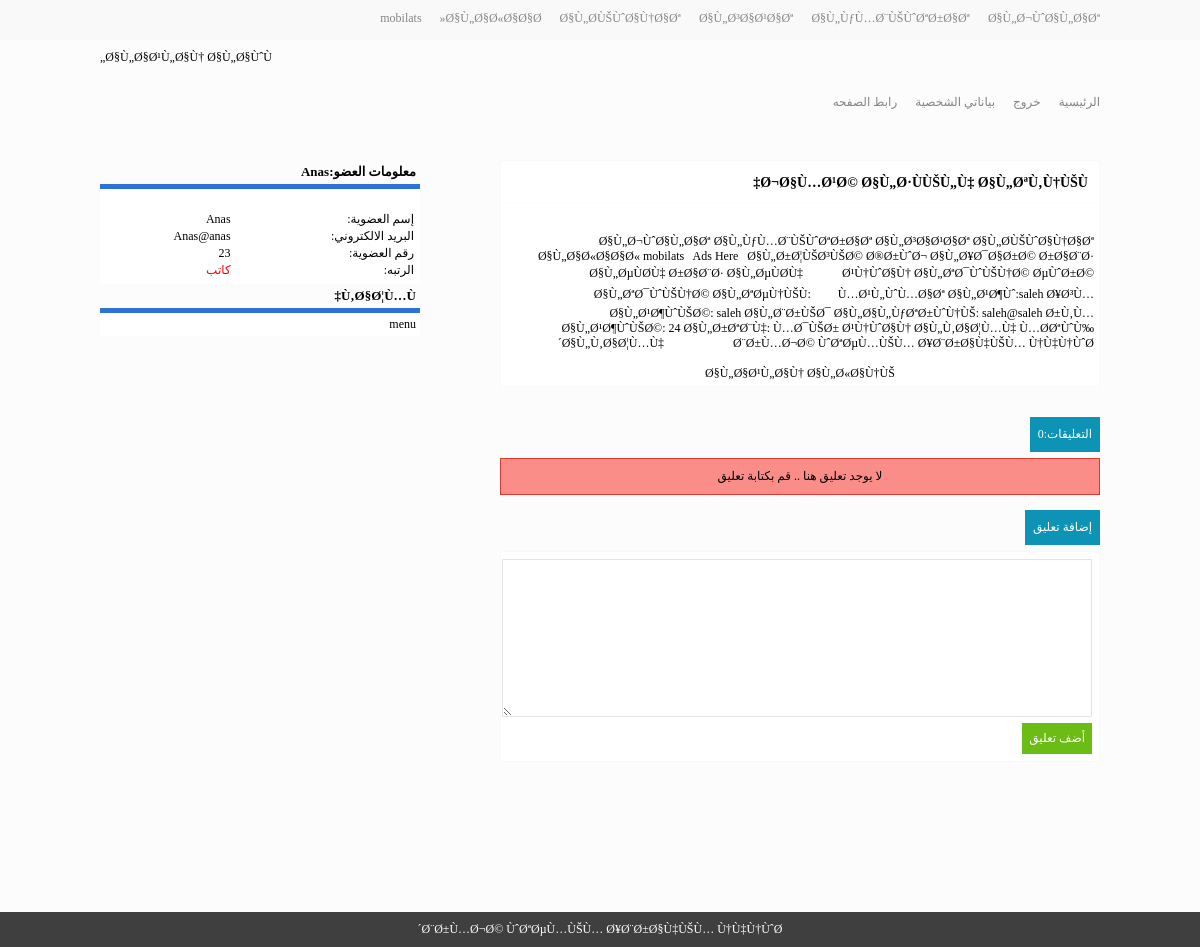
The page /topics.php?id=28 (signed in) on the database its author committed.
### tables this page shows
CREATE TABLE `category` (
  `c_id` int(11) NOT NULL auto_increment,
  `c_title` varchar(255) NOT NULL,
  PRIMARY KEY  (`c_id`)
);

CREATE TABLE `ads` (
  `active1` int(11) NOT NULL,
  `active2` int(11) NOT NULL,
  `code1` text NOT NULL,
  `code2` text NOT NULL
);

CREATE TABLE `posts` (
  `p_id` int(11) NOT NULL auto_increment,
  `p_title` varchar(255) NOT NULL,
  `p_sub` longtext NOT NULL,
  `p_time` varchar(255) NOT NULL,
  `p_pic` varchar(255) NOT NULL,
  `p_user` varchar(255) NOT NULL,
  `category` varchar(255) NOT NULL,
  PRIMARY KEY  (`p_id`)
);

CREATE TABLE `block` (
  `id` int(11) NOT NULL auto_increment,
  `name` varchar(255) NOT NULL,
  `content` text NOT NULL,
  `ord` int(11) NOT NULL,
  PRIMARY KEY  (`id`)
);

### topics.php (the view, shortened to what this page needs)
<?php
include "files/header.php";
$id = intval($_GET['id']);
$SelectTopic = mysql_query("SELECT * FROM posts WHERE p_id = '$id'");
$FetchTopic = mysql_fetch_assoc($SelectTopic);
if(mysql_num_rows($SelectTopic) > 0){
echo '
<div style="background:#fff;border:1px solid #F9F9F9;padding:5px;border-radius:2px;">
<div style="padding:6px;border-bottom:1px solid #FCFCFC;margin-bottom:6px;"><h3>'.$FetchTopic['p_title'].'</h3></div>
<div style="margin-bottom:10px;"><img style="max-width:600px;" src="'.$FetchTopic['p_pic'].'" alt="" /></div>
<div style="">
<p>'.$FetchTopic['p_sub'].'</p>
</div><br />
<center>
';
if($FetchAdss['active2'] == 0){
	echo $FetchAds['code2'];
}
echo'
</center>
</div><br /> <br />
';
$SelectCm = mysql_query("SELECT * FROM comments WHERE post ='$id' AND cm_active = '0' ");
echo'
 <div style="margin-bottom:6px;background:#0c93b5;padding:10px 8px;color:#fff;font-size:12px;display:inline-block;">التعليقات:'.mysql_num_rows($SelectCm).'</div>
 ';
 if(mysql_num_rows($SelectCm) > 0){
 echo'
 <div style="background:#fff;border:1px solid #F9F9F9;padding:5px;border-radius:2px;">
</div>
<table width="100%" border="0">
';
while($FetchCm = mysql_fetch_assoc($SelectCm)){
	$SelectUserCm = mysql_query("SELECT * FROM user WHERE u_id = '".$FetchCm['user']."' ")or die(mysql_error());
	$FetchUserCm = mysql_fetch_assoc($SelectUserCm) or die(mysql_error());
echo'
<tr>
		<td style="border-bottom:1px dotted #F9F9F9;padding:5px;background:#fafafa;">'.$FetchUserCm['u_name'].'
<div style="float:left;"><img src="'.$FetchUserCm['u_img'].'" width="30" height="30" alt="" /></div>
		</td>
</tr>
<tr>
		<td style="border-bottom:1px dotted #F9F9F9;padding:5px;">'.$FetchCm['comments'].'</td>
</tr>';
}
echo'
</table>
<br />
 ';}else{
	echo'<div class="error">لا يوجد تعليق هنا .. قم بكتابة تعليق</div><br />';
}
if(ulv>0){
 echo'
 <form action="topics.php?id='.$id.'" method="POST">
 <div style="margin-bottom:6px;background:#0c93b5;padding:10px 8px;color:#fff;font-size:12px;display:inline-block;">إضافة تعليق</div>
 <div style="background:#fff;border:1px solid #F9F9F9;padding:5px;border-radius:2px;">
 <table width="100%" border="0">
 <tr>
 <td><textarea name ="comments" style="width:99%;height:140px;"></textarea></td>
 </tr>
  <tr>
 <td><input class="bluebox" name="addcm" type="submit" value="أضف تعليق" /></td>
 </tr>
 </table>
 </div>
 </form>';
}else{
	echo'<div style="text-align:center;border:1px solid #2c92ab;background:#92dff2;padding:10px;color:#0f7b96:font:12px tahoma;">عزيزي الزائر .. ! للتعليق على المنشور يتوجب عليك على التسيل في الموقع أولاً..</div>';
}
}else{
	echo'<div class="error"> لا تملك صلاحية الدخول إلى هذا الرابط</div>';
}
include "files/block.php";
include "files/footer.php";
 ?>

### files/header.php (shortened to what this page needs)
<?php include "include/functions.php";
$selectads = mysql_query("SELECT * FROM ads");
$FetchAds = mysql_fetch_assoc($selectads);
?>
<!DOCTYPE html>
<html>
<head>
<link rel="stylesheet" href="css/style.css" type="text/css">
</head>
<body>
<div class="header_b">
<div class="navtop">
<div class="container">
<ul>
<?php
$selectcat =mysql_query("SELECT * FROM category");
while($fetchcategory = mysql_fetch_assoc($selectcat)){
	echo'<li><a href="category.php?id='.$fetchcategory['c_id'].'">'.$fetchcategory['c_title'].'</a></li>';
}
?>
</ul><div class="clear"></div>
</div>
</div>
<div class="head container">
<div class="ads">
<?
if($FetchAds['active1'] == 0){
	echo $FetchAds['code1'];
}
?>
</div>
</div>
<div class="navbar">
<div class="container">
<ul>
<li><a href="index.php">الرئيسية</a></li>
<?php
if(login != 1){
	echo'<li><a href="register.php">التسجيل</a></li>';
}else{
	echo'<li><a href="logout.php">خروج</a></li>';
}
	if(ulv >0){
		echo'<li><a href="profile.php?type=edit">بياناتي الشخصية</a></li>';
	}
?>
<li><a href="#">رابط الصفحه</a></li>
</ul><div class="clear"></div>
</div>
</div>
</div>
<br /><br />
<div class="container">
<div style="float:right;width:600px;">

### files/block.php (shortened to what this page needs)
</div>
<div class="blockl">
<?php
if(login == 1){
	echo'<div class="titleblock"><h3>معلومات العضو:'.uname.'</h3></div>
<div class="contentblock">
<table width="100%" border="0">
<tr>
<td colspan="2" align="center"><img src="'.u_img.'" alt="" width="100" /></td>
</tr>
<tr>
<td>إسم العضوية:</td>
<td>'.uname.'</td>
</tr>
<tr>
<td>البريد الالكتروني:</td>
<td>'.uemail.'</td>
</tr>
<tr>
<td>رقم العضوية:</td>
<td>'.uid.'</td>
</tr>
<tr>
<td>الرتبه:</td>
<td>';
if(ulv == 1){echo"<font color='red'>عضو</font>";}
elseif(ulv == 2){echo"<font color='red'>كاتب</font>";}
elseif(ulv == 3){echo"<font color='red'>مدير</font>";}
echo
'</td>
</tr>
</table>
</div>';
}
$SelectBlock = mysql_query("SELECT * FROM block ORDER BY ord ASC") or die(mysql_error());
while($FetchBlock = mysql_fetch_assoc($SelectBlock)){
echo'
<div class="titleblock"><h3>'.$FetchBlock['name'].'</h3></div>
<div class="contentblock">
'.$FetchBlock['content'].'
</div>';
}
?>
</div>

### css/style.css (style rules this page uses)
* { margin:0;padding:0; }
body { background:#FCFCFC; font:12px tahoma; direction:rtl; }
.container { width:1000px;margin:auto; }
.navtop { background:#F9F9F9;height:40px; border-bottom:1px soild #F0F0F0; }
.navtop ul { list-style:none;padding:0; }
.navtop ul li { float:right; margin-left:18px; line-height:36px; }
.navtop ul li a { text-decoration:none;color:#858585; }
.head { padding:10px; }
.ads { float:left; }
.navbar ul { list-style:none;padding:0; }
.navbar ul li { float:right; margin-left:18px; line-height:55px; }
.navbar ul li a { text-decoration:none;color:#858585; }
.blockl { float:left; width:320px; }
.titleblock h3 { font-family:tahoma;font-size:13px;border-bottom:5px solid #2E72D8;padding:4px; }
.contentblock { background:#fff;padding:4px; }
.error { background:#fa8d88;border:1px solid #d83c35;color:c6160f;padding:10px;text-align:center; }
input[type=text],textarea { border:1px solid #E9E4E4;padding:8px 5px; }
input[type=submit] { border:0;background:#6bbc14;color:#fff;font:12px tahoma;padding:8px 7px; }
.bluebox { border:1px solid #2c92ab;background:#92dff2;padding:10px;color:#0f7b96:font:12px tahoma; }

### rows shown on the page
category: c_title "Ø§Ù„Ø¬ÙˆØ§Ù„Ø§Øª"
category: c_title "Ø§Ù„ÙƒÙ…Ø¨ÙŠÙˆØªØ±Ø§Øª"
category: c_title "Ø§Ù„Ø³Ø§Ø¹Ø§Øª"
category: c_title "Ø§Ù„Ø­ÙŠÙˆØ§Ù†Ø§Øª"
category: c_title "Ø§Ù„Ø§Ø«Ø§Ø§Ø«"
category: c_title "mobilats"
ads: code1 "Ø§Ù„Ø§Ø¹Ù„Ø§Ù† Ø§Ù„Ø§ÙˆÙ„", code2 "Ø§Ù„Ø§Ø¹Ù„Ø§Ù† Ø§Ù„Ø«Ø§Ù†ÙŠ"
posts: p_title "Ø¬Ø§Ù…Ø¹Ø© Ø§Ù„Ø·ÙÙŠÙ„Ù‡ Ø§Ù„ØªÙ‚Ù†ÙŠÙ‡", p_sub "Ø§Ù„Ø¬ÙˆØ§Ù„Ø§Øª Ø§Ù„ÙƒÙ…Ø¨ÙŠÙˆØªØ±Ø§Øª Ø§Ù„Ø³Ø§Ø¹Ø§Øª Ø§Ù„Ø­ÙŠÙˆØ§Ù†Ø§Øª Ø§Ù„Ø§Ø«Ø§Ø§Ø« mobilats Ads Here Ø§Ù„Ø±Ø¦ÙŠØ³ÙŠØ© Ø®Ø±ÙˆØ¬ Ø§Ù„Ø¥Ø¯Ø§Ø±Ø© Ø±Ø§Ø¨Ø· Ø§Ù„ØµÙØ­Ù‡ Ø±Ø§Ø¨Ø· Ø§Ù„ØµÙØ­Ù‡ Ø¹Ù†ÙˆØ§Ù† Ø§Ù„ØªØ¯ÙˆÙŠÙ†Ø© ØµÙˆØ±Ø© Ø§Ù„ØªØ¯ÙˆÙŠÙ†Ø© Ø§Ù„ØªØµÙ†ÙŠÙ: Ù…Ø¹Ù„ÙˆÙ…Ø§Øª Ø§Ù„Ø¹Ø¶Ùˆ:saleh Ø¥Ø³Ù… Ø§Ù„Ø¹Ø¶ÙˆÙŠØ©: saleh Ø§Ù„Ø¨Ø±ÙŠØ¯ Ø§Ù„Ø§Ù„ÙƒØªØ±ÙˆÙ†ÙŠ: saleh@saleh Ø±Ù‚Ù… Ø§Ù„Ø¹Ø¶ÙˆÙŠØ©: 24 Ø§Ù„Ø±ØªØ¨Ù‡: Ù…Ø¯ÙŠØ± Ø¹Ù†ÙˆØ§Ù† Ø§Ù„Ù‚Ø§Ø¦Ù…Ù‡ Ù…Ø­ØªÙˆÙ‰ Ø§Ù„Ù‚Ø§Ø¦Ù…Ù‡ Ø¨Ø±Ù…Ø¬Ø© ÙˆØªØµÙ…ÙŠÙ… Ø¥Ø¨Ø±Ø§Ù‡ÙŠÙ… Ù†Ù‡Ù†ÙˆØ´"
block: name "Ù‚Ø§Ø¦Ù…Ù‡", content "menu"

### other values the page prints
mysql_num_rows($SelectCm) "0"
uname "Anas"
uemail "Anas@anas"
uid "23"
s_copy "Ø¨Ø±Ù…Ø¬Ø© ÙˆØªØµÙ…ÙŠÙ… Ø¥Ø¨Ø±Ø§Ù‡ÙŠÙ… Ù†Ù‡Ù†ÙˆØ´"
